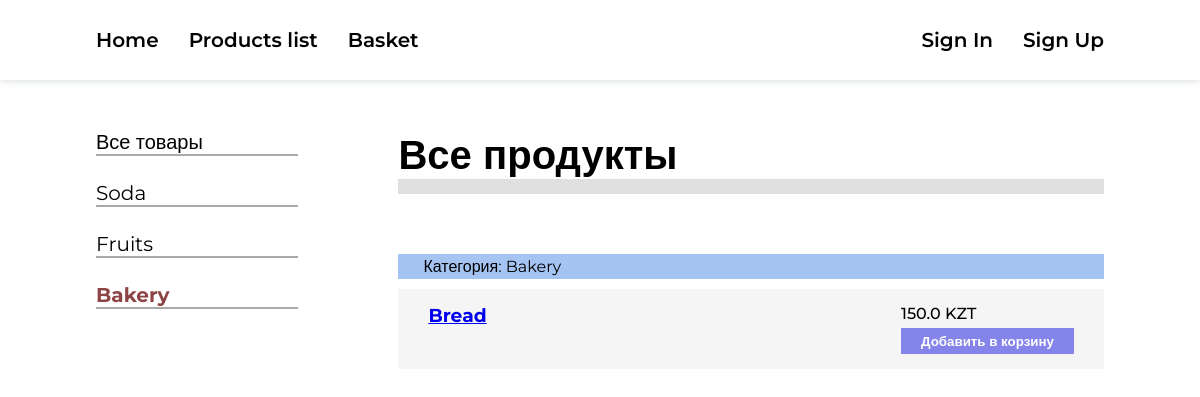
Screenshot of /market/products/3/ with the database file from the repository.
### market/models.py (models this page shows, shortened)
class Category(models.Model):
    name = models.CharField(max_length=50)
    class Meta:
        verbose_name = 'Category'
        verbose_name_plural = 'Categories'

class Product(models.Model):
    image = models.ImageField(blank=True, upload_to=uniq_name_upload)
    name = models.CharField(max_length=100, null=False)
    description = models.TextField(null=False)
    price = models.FloatField(null=False)
    category = models.ForeignKey(Category, on_delete=models.CASCADE)
    best_before_date = models.DateTimeField(default=datetime.datetime.today() + datetime.timedelta(days=7))

### market/views.py (the view)
# urls.py: path('products/<int:category_id>/', views.category_products, name='category'),
def category_products(request, category_id):
    products = Product.objects.filter(category_id=category_id)
    categories = Category.objects.all()
    data = {
        'products': products,
        'categories': categories,
        'menu': menu,
        'title': 'Продукты',
        'category_id': category_id
    }
    return render(request, 'market/products.html', context=data)

### market/templates/market/products.html (shortened to what this page needs)
{% load static %}
<!DOCTYPE html>
<html lang="en">
<head>
    <link rel="stylesheet" href="{% static 'market/css/products.css' %}">
    <link rel="stylesheet" href="{% static 'market/css/header.css' %}">
</head>
<body>
    <header>
        <div>
            {% for m in menu %}
                <a href="{% url m.url %}">{{ m.title }}</a>
            {% endfor %}
        </div>
        <div>
            {% if request.user.is_authenticated %}
                <a href="{% url 'authe:profile' %}">Profile</a>
                <a href="{% url 'authe:signout' %}">Log Out</a>
            {% else %}
                <a href="{% url 'authe:signin' %}">Sign In</a>
                <a href="{% url 'authe:signup' %}">Sign Up</a>
            {% endif %}
        </div>
    </header>
    <section class="main">
        <div class="categories">
            {% if category_id == 0 %}
            <a href="{% url 'market:products' %}" class="selected-ctgr">Все товары</a>
            {% else %}
            <a href="{% url 'market:products' %}">Все товары</a>
            {% endif %}
            {% for ctgr in categories %}
                {% if category_id == ctgr.id %}
                <a href="{% url 'market:category' ctgr.id %}" class="selected-ctgr">{{ ctgr.name }}</a>
                {% else %}
                <a href="{% url 'market:category' ctgr.id %}">{{ ctgr.name }}</a>
                {% endif %}
            {% endfor %}
        </div>
        <div class="products">
            <h1>Все продукты</h1>
            {% for p in products %}
            <div class="product--item">
                <span class="product-category">Категория: {{ p.category.name }}</span>
                <div class="product-info">
                    <div class="main-info">
                        <a href="{% url 'market:details' p.id %}">
                            <h3>{{ p.name }}</h3>
                        </a>
                    </div>
                    <div>
                        <p class="product-price">{{ p.price }} KZT</p>
                        <button class="to-shop-button">Добавить в корзину</button>
                    </div>
                </div>
            </div>
            {% endfor %}
        </div>
    </section>
</body>
</html>

### market/static/market/css/products.css (style rules this page uses)
* { margin: 0; padding: 0; font-family: 'Montserrat', sans-serif; }
.main { display: flex; justify-content: space-between; padding: 50px 8%; box-sizing: border-box; }
.categories { width: 20%; display: flex; flex-direction: column; gap: 25px; }
.categories a { text-decoration: none; color: #000; width: 100%; border-bottom: 2px solid #a9a9a9; font-size: 20px; transition: .2s; }
.products { width: 70%; display: flex; flex-direction: column; }
.products h1 { font-size: 40px; border-bottom: 15px solid #e0e0e0; margin-bottom: 25px; }
.product--item { margin-top: 35px; display: flex; flex-direction: column; }
.product--item > span { background-color: #a5c4f2; padding: 3px 25px; margin-bottom: 10px; }
.product-info { display: flex; justify-content: space-between; background-color: #f5f5f5; padding: 15px 30px; }
.product-info .main-info { display: flex; gap: 10px; }
.product-price { font-weight: 500; }
.to-shop-button { background-color: #8484ea; border: none; padding: 5px 20px; font-weight: 600; color: #fff; margin-top: 5px; cursor: pointer; }
.selected-ctgr { font-weight: 700; color: #8e4444 !important; }

### market/static/market/css/header.css (style rules this page uses)
header { width: 100%; height: 80px; box-shadow: 0px 0px 8px 0px rgba(34, 60, 80, 0.2); display: flex; align-items: center; justify-content: space-between; padding: 0 8%; box-sizing: border-box; }
header div { display: flex; gap: 30px; }
header div a { text-decoration: none; color: #000; font-size: 20px; font-weight: 600; position: relative; }

### rows the page displays
Category: name "Soda"
Category: name "Fruits"
Category: name "Bakery"
Product: category.name "Bakery", name "Bread", price "150.0"

### other values shown
{{ m.title }} "Home" "Products list" "Basket"
